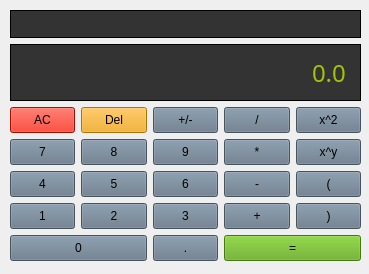
<?xml version="1.0" encoding="UTF-8"?>
<ui version="4.0">
 <class>Calculator</class>
 <widget class="QMainWindow" name="Calculator">
  <property name="geometry">
   <rect>
    <x>0</x>
    <y>0</y>
    <width>369</width>
    <height>274</height>
   </rect>
  </property>
  <property name="windowTitle">
   <string>Calculator</string>
  </property>
  <widget class="QWidget" name="centralwidget">
   <widget class="QWidget" name="gridLayoutWidget">
    <property name="geometry">
     <rect>
      <x>0</x>
      <y>0</y>
      <width>371</width>
      <height>271</height>
     </rect>
    </property>
    <layout class="QGridLayout" name="gridLayout">
     <property name="leftMargin">
      <number>10</number>
     </property>
     <property name="topMargin">
      <number>10</number>
     </property>
     <property name="rightMargin">
      <number>10</number>
     </property>
     <property name="bottomMargin">
      <number>10</number>
     </property>
     <item row="8" column="0">
      <widget class="QPushButton" name="button1">
       <property name="sizePolicy">
        <sizepolicy hsizetype="Preferred" vsizetype="Preferred">
         <horstretch>0</horstretch>
         <verstretch>0</verstretch>
        </sizepolicy>
       </property>
       <property name="styleSheet">
        <string notr="true">QPushButton {
	background-color: #647687;
	border-color: 1px solid black;
	padding: 5px;
	color: black;
}

QPushButton:pressed {
	background-color: #aaa;
	border-color: 1px solid black;
	padding: 5px;
}</string>
       </property>
       <property name="text">
        <string>1</string>
       </property>
      </widget>
     </item>
     <item row="8" column="3">
      <widget class="QPushButton" name="buttonPlus">
       <property name="sizePolicy">
        <sizepolicy hsizetype="Preferred" vsizetype="Preferred">
         <horstretch>0</horstretch>
         <verstretch>0</verstretch>
        </sizepolicy>
       </property>
       <property name="styleSheet">
        <string notr="true">QPushButton {
	background-color: #647687;
	border-color: 1px solid black;
	padding: 5px;
	color: black;
}

QPushButton:pressed {
	background-color: #aaa;
	border-color: 1px solid black;
	padding: 5px;
}</string>
       </property>
       <property name="text">
        <string>+</string>
       </property>
      </widget>
     </item>
     <item row="7" column="2">
      <widget class="QPushButton" name="button6">
       <property name="sizePolicy">
        <sizepolicy hsizetype="Preferred" vsizetype="Preferred">
         <horstretch>0</horstretch>
         <verstretch>0</verstretch>
        </sizepolicy>
       </property>
       <property name="styleSheet">
        <string notr="true">QPushButton {
	background-color: #647687;
	border-color: 1px solid black;
	padding: 5px;
	color: black;
}

QPushButton:pressed {
	background-color: #aaa;
	border-color: 1px solid black;
	padding: 5px;
}</string>
       </property>
       <property name="text">
        <string>6</string>
       </property>
      </widget>
     </item>
     <item row="6" column="0">
      <widget class="QPushButton" name="button7">
       <property name="sizePolicy">
        <sizepolicy hsizetype="Preferred" vsizetype="Preferred">
         <horstretch>0</horstretch>
         <verstretch>0</verstretch>
        </sizepolicy>
       </property>
       <property name="styleSheet">
        <string notr="true">QPushButton {
	background-color: #647687;
	border-color: 1px solid black;
	padding: 5px;
	color: black;
}

QPushButton:pressed {
	background-color: #aaa;
	border-color: 1px solid black;
	padding: 5px;
}</string>
       </property>
       <property name="text">
        <string>7</string>
       </property>
      </widget>
     </item>
     <item row="9" column="2">
      <widget class="QPushButton" name="buttonDecimal">
       <property name="sizePolicy">
        <sizepolicy hsizetype="Preferred" vsizetype="Preferred">
         <horstretch>0</horstretch>
         <verstretch>0</verstretch>
        </sizepolicy>
       </property>
       <property name="styleSheet">
        <string notr="true">QPushButton {
	background-color: #647687;
	border-color: 1px solid black;
	padding: 5px;
	color: black;
}

QPushButton:pressed {
	background-color: #aaa;
	border-color: 1px solid black;
	padding: 5px;
}</string>
       </property>
       <property name="text">
        <string>.</string>
       </property>
      </widget>
     </item>
     <item row="5" column="2">
      <widget class="QPushButton" name="buttonSign">
       <property name="styleSheet">
        <string notr="true">QPushButton {
	background-color: #647687;
	border-color: 1px solid black;
	padding: 5px;
	color: black;
}

QPushButton:pressed {
	background-color: #aaa;
	border-color: 1px solid black;
	padding: 5px;
}</string>
       </property>
       <property name="text">
        <string>+/-</string>
       </property>
      </widget>
     </item>
     <item row="6" column="1">
      <widget class="QPushButton" name="button8">
       <property name="sizePolicy">
        <sizepolicy hsizetype="Preferred" vsizetype="Preferred">
         <horstretch>0</horstretch>
         <verstretch>0</verstretch>
        </sizepolicy>
       </property>
       <property name="styleSheet">
        <string notr="true">QPushButton {
	background-color: #647687;
	border-color: 1px solid black;
	padding: 5px;
	color: black;
}

QPushButton:pressed {
	background-color: #aaa;
	border-color: 1px solid black;
	padding: 5px;
}</string>
       </property>
       <property name="text">
        <string>8</string>
       </property>
      </widget>
     </item>
     <item row="7" column="1">
      <widget class="QPushButton" name="button5">
       <property name="sizePolicy">
        <sizepolicy hsizetype="Preferred" vsizetype="Preferred">
         <horstretch>0</horstretch>
         <verstretch>0</verstretch>
        </sizepolicy>
       </property>
       <property name="styleSheet">
        <string notr="true">QPushButton {
	background-color: #647687;
	border-color: 1px solid black;
	padding: 5px;
	color: black;
}

QPushButton:pressed {
	background-color: #aaa;
	border-color: 1px solid black;
	padding: 5px;
}</string>
       </property>
       <property name="text">
        <string>5</string>
       </property>
      </widget>
     </item>
     <item row="5" column="4">
      <widget class="QPushButton" name="buttonPowerTwo">
       <property name="styleSheet">
        <string notr="true">QPushButton {
	background-color: #647687;
	border-color: 1px solid black;
	padding: 5px;
	color: black;
}

QPushButton:pressed {
	background-color: #aaa;
	border-color: 1px solid black;
	padding: 5px;
}</string>
       </property>
       <property name="text">
        <string>x^2</string>
       </property>
      </widget>
     </item>
     <item row="9" column="0" colspan="2">
      <widget class="QPushButton" name="button0">
       <property name="sizePolicy">
        <sizepolicy hsizetype="Preferred" vsizetype="Preferred">
         <horstretch>0</horstretch>
         <verstretch>0</verstretch>
        </sizepolicy>
       </property>
       <property name="styleSheet">
        <string notr="true">QPushButton {
	background-color: #647687;
	border-color: 1px solid black;
	padding: 5px;
	color: black;
}

QPushButton:pressed {
	background-color: #aaa;
	border-color: 1px solid black;
	padding: 5px;
}</string>
       </property>
       <property name="text">
        <string>0</string>
       </property>
      </widget>
     </item>
     <item row="8" column="1">
      <widget class="QPushButton" name="button2">
       <property name="sizePolicy">
        <sizepolicy hsizetype="Preferred" vsizetype="Preferred">
         <horstretch>0</horstretch>
         <verstretch>0</verstretch>
        </sizepolicy>
       </property>
       <property name="styleSheet">
        <string notr="true">QPushButton {
	background-color: #647687;
	border-color: 1px solid black;
	padding: 5px;
	color: black;
}

QPushButton:pressed {
	background-color: #aaa;
	border-color: 1px solid black;
	padding: 5px;
}</string>
       </property>
       <property name="text">
        <string>2</string>
       </property>
      </widget>
     </item>
     <item row="5" column="1">
      <widget class="QPushButton" name="buttonClear">
       <property name="sizePolicy">
        <sizepolicy hsizetype="Preferred" vsizetype="Preferred">
         <horstretch>0</horstretch>
         <verstretch>0</verstretch>
        </sizepolicy>
       </property>
       <property name="styleSheet">
        <string notr="true">QPushButton {
	background-color: #F0A30A;
	border-color: 1px solid black;
	padding: 5px;
	color: black;
}

QPushButton:pressed {
	background-color: #aaa;
	border-color: 1px solid black;
	padding: 5px;
}</string>
       </property>
       <property name="text">
        <string>Del</string>
       </property>
      </widget>
     </item>
     <item row="7" column="0">
      <widget class="QPushButton" name="button4">
       <property name="sizePolicy">
        <sizepolicy hsizetype="Preferred" vsizetype="Preferred">
         <horstretch>0</horstretch>
         <verstretch>0</verstretch>
        </sizepolicy>
       </property>
       <property name="styleSheet">
        <string notr="true">QPushButton {
	background-color: #647687;
	border-color: 1px solid black;
	padding: 5px;
	color: black;
}

QPushButton:pressed {
	background-color: #aaa;
	border-color: 1px solid black;
	padding: 5px;
}</string>
       </property>
       <property name="text">
        <string>4</string>
       </property>
      </widget>
     </item>
     <item row="7" column="4">
      <widget class="QPushButton" name="buttonParLeft">
       <property name="styleSheet">
        <string notr="true">QPushButton {
	background-color: #647687;
	border-color: 1px solid black;
	padding: 5px;
	color: black;
}

QPushButton:pressed {
	background-color: #aaa;
	border-color: 1px solid black;
	padding: 5px;
}</string>
       </property>
       <property name="text">
        <string>(</string>
       </property>
      </widget>
     </item>
     <item row="6" column="3">
      <widget class="QPushButton" name="buttonTimes">
       <property name="sizePolicy">
        <sizepolicy hsizetype="Preferred" vsizetype="Preferred">
         <horstretch>0</horstretch>
         <verstretch>0</verstretch>
        </sizepolicy>
       </property>
       <property name="styleSheet">
        <string notr="true">QPushButton {
	background-color: #647687;
	border-color: 1px solid black;
	padding: 5px;
	color: black;
}

QPushButton:pressed {
	background-color: #aaa;
	border-color: 1px solid black;
	padding: 5px;
}</string>
       </property>
       <property name="text">
        <string>*</string>
       </property>
      </widget>
     </item>
     <item row="9" column="3" colspan="2">
      <widget class="QPushButton" name="buttonEquals">
       <property name="sizePolicy">
        <sizepolicy hsizetype="Preferred" vsizetype="Preferred">
         <horstretch>0</horstretch>
         <verstretch>0</verstretch>
        </sizepolicy>
       </property>
       <property name="styleSheet">
        <string notr="true">QPushButton {
	background-color: #60A917;
	border-color: 1px solid black;
	padding: 5px;
	color: black;
}

QPushButton:pressed {
	background-color: #aaa;
	border-color: 1px solid black;
	padding: 5px;
}</string>
       </property>
       <property name="text">
        <string>=</string>
       </property>
      </widget>
     </item>
     <item row="5" column="3">
      <widget class="QPushButton" name="buttonDiv">
       <property name="sizePolicy">
        <sizepolicy hsizetype="Preferred" vsizetype="Preferred">
         <horstretch>0</horstretch>
         <verstretch>0</verstretch>
        </sizepolicy>
       </property>
       <property name="styleSheet">
        <string notr="true">QPushButton {
	background-color: #647687;
	border-color: 1px solid black;
	padding: 5px;
	color: black;
}

QPushButton:pressed {
	background-color: #aaa;
	border-color: 1px solid black;
	padding: 5px;
}</string>
       </property>
       <property name="text">
        <string>/</string>
       </property>
      </widget>
     </item>
     <item row="5" column="0">
      <widget class="QPushButton" name="buttonClearAll">
       <property name="styleSheet">
        <string notr="true">QPushButton {
	background-color: #E51400;
	border-color: 1px solid black;
	padding: 5px;
	color: black;
}

QPushButton:pressed {
	background-color: #aaa;
	border-color: 1px solid black;
	padding: 5px;
}</string>
       </property>
       <property name="text">
        <string>AC</string>
       </property>
      </widget>
     </item>
     <item row="7" column="3">
      <widget class="QPushButton" name="buttonMinus">
       <property name="sizePolicy">
        <sizepolicy hsizetype="Preferred" vsizetype="Preferred">
         <horstretch>0</horstretch>
         <verstretch>0</verstretch>
        </sizepolicy>
       </property>
       <property name="styleSheet">
        <string notr="true">QPushButton {
	background-color: #647687;
	border-color: 1px solid black;
	padding: 5px;
	color: black;
}

QPushButton:pressed {
	background-color: #aaa;
	border-color: 1px solid black;
	padding: 5px;
}</string>
       </property>
       <property name="text">
        <string>-</string>
       </property>
      </widget>
     </item>
     <item row="6" column="2">
      <widget class="QPushButton" name="button9">
       <property name="sizePolicy">
        <sizepolicy hsizetype="Preferred" vsizetype="Preferred">
         <horstretch>0</horstretch>
         <verstretch>0</verstretch>
        </sizepolicy>
       </property>
       <property name="styleSheet">
        <string notr="true">QPushButton {
	background-color: #647687;
	border-color: 1px solid black;
	padding: 5px;
	color: black;
}

QPushButton:pressed {
	background-color: #aaa;
	border-color: 1px solid black;
	padding: 5px;
}</string>
       </property>
       <property name="text">
        <string>9</string>
       </property>
      </widget>
     </item>
     <item row="0" column="0" colspan="5">
      <widget class="QLineEdit" name="displayOperations">
       <property name="styleSheet">
        <string notr="true">QLineEdit {
	background-color: #333;
	border: 1px solid black;
	color: #A4C400;
	padding: 5px;
}</string>
       </property>
      </widget>
     </item>
     <item row="8" column="4">
      <widget class="QPushButton" name="buttonParRight">
       <property name="styleSheet">
        <string notr="true">QPushButton {
	background-color: #647687;
	border-color: 1px solid black;
	padding: 5px;
	color: black;
}

QPushButton:pressed {
	background-color: #aaa;
	border-color: 1px solid black;
	padding: 5px;
}</string>
       </property>
       <property name="text">
        <string>)</string>
       </property>
      </widget>
     </item>
     <item row="6" column="4">
      <widget class="QPushButton" name="buttonPowerAny">
       <property name="styleSheet">
        <string notr="true">QPushButton {
	background-color: #647687;
	border-color: 1px solid black;
	padding: 5px;
	color: black;
}

QPushButton:pressed {
	background-color: #aaa;
	border-color: 1px solid black;
	padding: 5px;
}</string>
       </property>
       <property name="text">
        <string>x^y</string>
       </property>
      </widget>
     </item>
     <item row="8" column="2">
      <widget class="QPushButton" name="button3">
       <property name="sizePolicy">
        <sizepolicy hsizetype="Preferred" vsizetype="Preferred">
         <horstretch>0</horstretch>
         <verstretch>0</verstretch>
        </sizepolicy>
       </property>
       <property name="styleSheet">
        <string notr="true">QPushButton {
	background-color: #647687;
	border-color: 1px solid black;
	padding: 5px;
	color: black;
}

QPushButton:pressed {
	background-color: #aaa;
	border-color: 1px solid black;
	padding: 5px;
}</string>
       </property>
       <property name="text">
        <string>3</string>
       </property>
      </widget>
     </item>
     <item row="1" column="0" colspan="5">
      <widget class="QLineEdit" name="display">
       <property name="sizePolicy">
        <sizepolicy hsizetype="Preferred" vsizetype="Expanding">
         <horstretch>0</horstretch>
         <verstretch>0</verstretch>
        </sizepolicy>
       </property>
       <property name="font">
        <font>
         <family>Roboto Mono Medium</family>
         <pointsize>18</pointsize>
         <bold>false</bold>
        </font>
       </property>
       <property name="styleSheet">
        <string notr="true">QLineEdit {
	background-color: #333;
	border: 1px solid black;
	color: #A4C400;
	padding: 10px;
}</string>
       </property>
       <property name="text">
        <string>0.0</string>
       </property>
       <property name="alignment">
        <set>Qt::AlignRight|Qt::AlignTrailing|Qt::AlignVCenter</set>
       </property>
      </widget>
     </item>
    </layout>
   </widget>
  </widget>
 </widget>
 <resources/>
 <connections/>
</ui>
